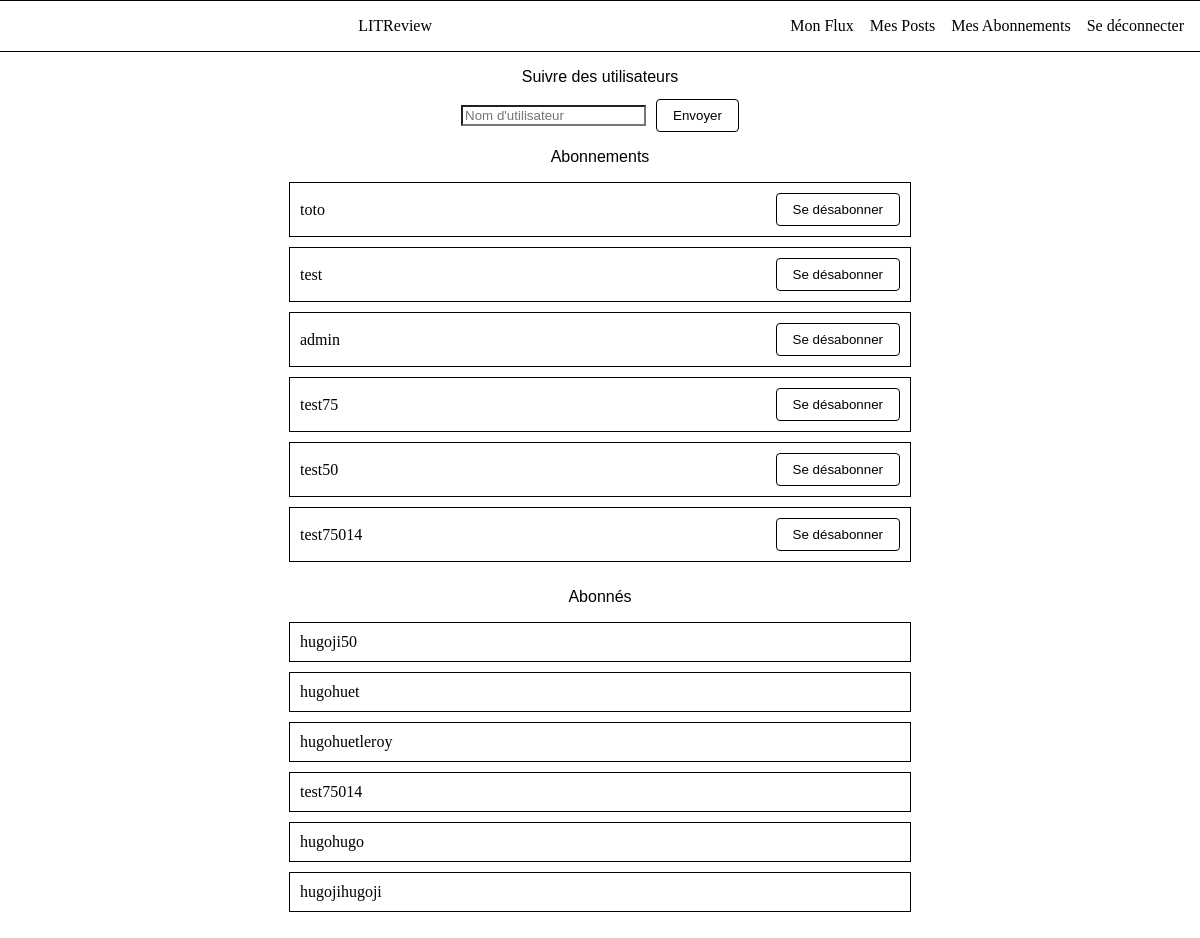
Page /follow-users/ (signed in) on the committed database.
### feed/models.py (models this page shows)
class UserFollows(models.Model):
    user = models.ForeignKey(
        to=settings.AUTH_USER_MODEL, on_delete=models.CASCADE, related_name="following"
    )
    followed_user = models.ForeignKey(
        to=settings.AUTH_USER_MODEL,
        on_delete=models.CASCADE,
        related_name="followers_by",
    )
    class Meta:
        unique_together = (
            "user",
            "followed_user",
        )

### authentication/models.py (models this page shows)
class User(AbstractUser):
    CREATOR = "CREATOR"
    SUBSCRIBER = "SUBSCRIBER"
    ROLE_CHOICES = (
        (CREATOR, "Créateur"),
        (SUBSCRIBER, "Abonné"),
    )
    profile_photo = models.ImageField(verbose_name="Photo de profil")
    role = models.CharField(max_length=30, choices=ROLE_CHOICES, verbose_name="Rôle")

### feed/views.py (the view, shortened to what this page needs)
# urls.py: path("follow-users/", feed.views.follow_users, name="follow_users"),
@login_required
def follow_users(request):
    search_form = UserSearchForm()
    searched_users = User.objects.none()
    search_performed = False
    following = UserFollows.objects.filter(user=request.user)
    followers = UserFollows.objects.filter(followed_user=request.user)
    return render(
        request,
        "feed/follow_users.html",
        context={
            "search_form": search_form,
            "searched_users": searched_users,
            "following": following,
            "followers": followers,
            "search_performed": search_performed,
        },
    )

### feed/forms.py
class UserSearchForm(forms.Form):
    username = forms.CharField(
        max_length=150,
        label="",
        widget=forms.TextInput(attrs={"placeholder": "Nom d'utilisateur"}),
    )

### feed/templates/feed/follow_users.html (shortened to what this page needs)
{% extends 'base.html' %}
{% block content %}
    <h2 class="followers">Suivre des utilisateurs</h2>
    <form method="post">
        <div class="form-group-followers">
            {{ search_form.username.label_tag }} {{ search_form.username }} <button type="submit">Envoyer</button>
        </div>
    </form>
    <h2 class="followers">Abonnements</h2>
    <ul class="center-list">
    {% for follow in following %}
        <li>
            <span>{{ follow.followed_user.username }}</span>
            <form method="post">
                <button type="submit" name="unfollow" value="{{ follow.followed_user.id }}">Se désabonner</button>
            </form>
        </li>
        {% empty %}
        <li>Aucun abonnement</li>
    {% endfor %}
    </ul>
    <h2 class="followers">Abonnés</h2>
    <ul class="center-list">
        {% for follow in followers %}
            <li>{{ follow.user.username }}</li>
        {% empty %}
            <li>Aucun abonné</li>
        {% endfor %}
    </ul>
{% endblock content %}

### templates/base.html (shortened to what this page needs)
<!DOCTYPE html>
{% load static %}
<html lang="fr">
    <head>
        <link rel="stylesheet" href="{% static 'styles.css' %}"/>
    </head>
    <body>
        <div class="navbar">
            <div class="logo">LITReview</div>
            <ul class="nav-links">
                {% if user.is_authenticated %}
                    <li><a href="{% url 'home' %}">Mon Flux</a></li>
                    <li><a href="{% url 'my_posts' %}">Mes Posts</a></li>
                    <li><a href="{% url 'follow_users' %}">Mes Abonnements</a></li>
                    <li><a href="{% url 'logout' %}">Se déconnecter</a></li>
                {% endif %}
            </ul>
        </div>
        {% block content %}{% endblock %}
    </body>
</html>

### feed/static/styles.css (style rules this page uses)
* { background-color: white; }
body { margin: 0; padding: 0; }
.navbar { border-top: 1px solid black; border-bottom: 1px solid black; display: flex; justify-content: center; align-items: center; padding: 1rem; }
.logo { font-size: 1rem; text-align: center; margin: 0 auto; flex-grow: 1; }
.nav-links { list-style: none; display: flex; align-items: center; margin: 0; padding: 0; margin-left: auto; }
.nav-links li { margin-left: 1rem; }
.nav-links a { color: black; text-decoration: none; }
h2 { font-size: 1,5rem; font-weight: normal; font-family: Arial, sans-serif; }
button { padding: 0.5rem 1rem; background-color: white; border: black 1px solid; border-radius: 0.25rem; cursor: pointer; }
.followers { font-size: 1rem; font-weight: normal; font-family: Arial, sans-serif; margin-top: 1rem; text-align: center; }
.form-group-followers { margin-bottom: 1rem; display: flex; justify-content: center; align-items: center; }
.form-group-followers input[type="text"] { margin-right: 10px; }
.center-list { list-style-type: none; display: flex; flex-direction: column; align-items: center; padding: 0; }
.center-list li { border: 1px solid #000; width: 50%; display: flex; justify-content: space-between; align-items: center; padding: 10px; margin-bottom: 10px; }

### rows in the picture
UserFollows: followed_user.username "toto"
UserFollows: followed_user.username "test"
UserFollows: followed_user.username "admin"
UserFollows: followed_user.username "test75"
UserFollows: followed_user.username "test50"
UserFollows: followed_user.username "test75014"
UserFollows: user.username "hugoji50"
UserFollows: user.username "hugohuet"
UserFollows: user.username "hugohuetleroy"
UserFollows: user.username "test75014"
UserFollows: user.username "hugohugo"
UserFollows: user.username "hugojihugoji"
